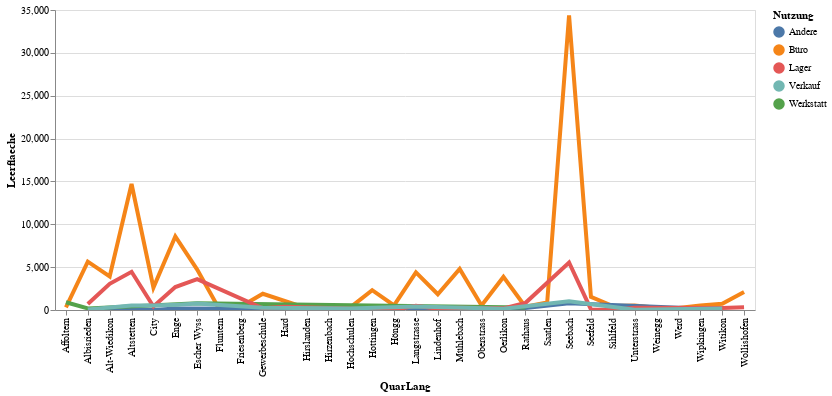

The cell this chart's notebook holds for it:
### Code cell
# df_statzonen = df_statzonen[(df_statzonen.knr>0) & (df_statzonen.qname!="Hirslanden")]
#aktuellesJahr[[aktuellesJahr.KreisSort =7]])
highlight = alt.selection(type='single', on='mouseover',
                          fields=['Nutzung'], nearest=True)
#x='date:StichtagDatJahr',
base = alt.Chart(mySelection).encode(
    x='QuarLang',
    y='Leerflaeche',
    color='Nutzung'
)

points = base.mark_circle().encode(
    opacity=alt.value(0)
).add_selection(
    highlight
).properties(
    width=700 , height=300
)
lines = base.mark_line().encode(
    size=alt.condition(~highlight, alt.value(1.5), alt.value(4))
).interactive()

points + lines

### Figure 1 — Vega-Lite specification as saved in the notebook (floating-point values rounded to 4 significant figures)
{"config": {"view": {"continuousWidth": 400, "continuousHeight": 300}}, "layer": [{"mark": "circle", "encoding": {"color": {"type": "nominal", "field": "Nutzung"}, "opacity": {"value": 0}, "x": {"type": "nominal", "field": "QuarLang"}, "y": {"type": "quantitative", "field": "Leerflaeche"}}, "height": 300, "selection": {"selector001": {"type": "single", "on": "mouseover", "fields": ["Nutzung"], "nearest": true}}, "width": 700}, {"mark": "line", "encoding": {"color": {"type": "nominal", "field": "Nutzung"}, "size": {"condition": {"value": 1.5, "selection": {"not": "selector001"}}, "value": 4}, "x": {"type": "nominal", "field": "QuarLang"}, "y": {"type": "quantitative", "field": "Leerflaeche"}}, "selection": {"selector002": {"type": "interval", "bind": "scales", "encodings": ["x", "y"]}}}], "data": {"name": "data-78bf3e69e90e08770d0697e4d06d3152"}, "$schema": "https://vega.github.io/schema/vega-lite/v4.8.1.json", "datasets": {"data-78bf3e69e90e08770d0697e4d06d3152": [{"StichtagDatJahr": "2021-01-01T00:00:00", "QuarSort": 11, "QuarLang": "Rathaus", "KreisSort": 1, "KreisLang": "Kreis 1", "Nutzung": "Büro", "Leerflaeche": 373, "BueroNettofl": 104000.0, "BueroLeerProz": 0.4}, {"StichtagDatJahr": "2021-01-01T00:00:00", "QuarSort": 11, "QuarLang": "Rathaus", "KreisSort": 1, "KreisLang": "Kreis 1", "Nutzung": "Andere", "Leerflaeche": 245, "BueroNettofl": null, "BueroLeerProz": null}, {"StichtagDatJahr": "2021-01-01T00:00:00", "QuarSort": 11, "QuarLang": "Rathaus", "KreisSort": 1, "KreisLang": "Kreis 1", "Nutzung": "Werkstatt", "Leerflaeche": 304, "BueroNettofl": null, "BueroLeerProz": null}, {"StichtagDatJahr": "2021-01-01T00:00:00", "QuarSort": 11, "QuarLang": "Rathaus", "KreisSort": 1, "KreisLang": "Kreis 1", "Nutzung": "Lager", "Leerflaeche": 809, "BueroNettofl": null, "BueroLeerProz": null}, {"StichtagDatJahr": "2021-01-01T00:00:00", "QuarSort": 12, "QuarLang": "Hochschulen", "KreisSort": 1, "KreisLang": "Kreis 1", "Nutzung": "Verkauf", "Leerflaeche": 170, "BueroNettofl": null, "BueroLeerProz": null}, {"StichtagDatJahr": "2021-01-01T00:00:00", "QuarSort": 12, "QuarLang": "Hochschulen", "KreisSort": 1, "KreisLang": "Kreis 1", "Nutzung": "Büro", "Leerflaeche": 300, "BueroNettofl": 194600.0, "BueroLeerProz": 0.2}, {"StichtagDatJahr": "2021-01-01T00:00:00", "QuarSort": 13, "QuarLang": "Lindenhof", "KreisSort": 1, "KreisLang": "Kreis 1", "Nutzung": "Lager", "Leerflaeche": 138, "BueroNettofl": null, "BueroLeerProz": null}, {"StichtagDatJahr": "2021-01-01T00:00:00", "QuarSort": 13, "QuarLang": "Lindenhof", "KreisSort": 1, "KreisLang": "Kreis 1", "Nutzung": "Büro", "Leerflaeche": 1843, "BueroNettofl": 193200.0, "BueroLeerProz": 1.0}, {"StichtagDatJahr": "2021-01-01T00:00:00", "QuarSort": 14, "QuarLang": "City", "KreisSort": 1, "KreisLang": "Kreis 1", "Nutzung": "Büro", "Leerflaeche": 2618, "BueroNettofl": 404800.0, "BueroLeerProz": 0.6}, {"StichtagDatJahr": "2021-01-01T00:00:00", "QuarSort": 14, "QuarLang": "City", "KreisSort": 1, "KreisLang": "Kreis 1", "Nutzung": "Andere", "Leerflaeche": 7, "BueroNettofl": null, "BueroLeerProz": null}, {"StichtagDatJahr": "2021-01-01T00:00:00", "QuarSort": 14, "QuarLang": "City", "KreisSort": 1, "KreisLang": "Kreis 1", "Nutzung": "Verkauf", "Leerflaeche": 539, "BueroNettofl": null, "BueroLeerProz": null}, {"StichtagDatJahr": "2021-01-01T00:00:00", "QuarSort": 14, "QuarLang": "City", "KreisSort": 1, "KreisLang": "Kreis 1", "Nutzung": "Lager", "Leerflaeche": 411, "BueroNettofl": null, "BueroLeerProz": null}, {"StichtagDatJahr": "2021-01-01T00:00:00", "QuarSort": 21, "QuarLang": "Wollishofen", "KreisSort": 2, "KreisLang": "Kreis 2", "Nutzung": "Lager", "Leerflaeche": 324, "BueroNettofl": null, "BueroLeerProz": null}, {"StichtagDatJahr": "2021-01-01T00:00:00", "QuarSort": 21, "QuarLang": "Wollishofen", "KreisSort": 2, "KreisLang": "Kreis 2", "Nutzung": "Büro", "Leerflaeche": 2098, "BueroNettofl": 87150.0, "BueroLeerProz": 2.4}, {"StichtagDatJahr": "2021-01-01T00:00:00", "QuarSort": 24, "QuarLang": "Enge", "KreisSort": 2, "KreisLang": "Kreis 2", "Nutzung": "Andere", "Leerflaeche": 170, "BueroNettofl": null, "BueroLeerProz": null}, {"StichtagDatJahr": "2021-01-01T00:00:00", "QuarSort": 24, "QuarLang": "Enge", "KreisSort": 2, "KreisLang": "Kreis 2", "Nutzung": "Verkauf", "Leerflaeche": 598, "BueroNettofl": null, "BueroLeerProz": null}, {"StichtagDatJahr": "2021-01-01T00:00:00", "QuarSort": 24, "QuarLang": "Enge", "KreisSort": 2, "KreisLang": "Kreis 2", "Nutzung": "Lager", "Leerflaeche": 2670, "BueroNettofl": null, "BueroLeerProz": null}, {"StichtagDatJahr": "2021-01-01T00:00:00", "QuarSort": 24, "QuarLang": "Enge", "KreisSort": 2, "KreisLang": "Kreis 2", "Nutzung": "Büro", "Leerflaeche": 8590, "BueroNettofl": 535100.0, "BueroLeerProz": 1.6}, {"StichtagDatJahr": "2021-01-01T00:00:00", "QuarSort": 31, "QuarLang": "Alt-Wiedikon", "KreisSort": 3, "KreisLang": "Kreis 3", "Nutzung": "Lager", "Leerflaeche": 3051, "BueroNettofl": null, "BueroLeerProz": null}, {"StichtagDatJahr": "2021-01-01T00:00:00", "QuarSort": 31, "QuarLang": "Alt-Wiedikon", "KreisSort": 3, "KreisLang": "Kreis 3", "Nutzung": "Büro", "Leerflaeche": 3918, "BueroNettofl": 427100.0, "BueroLeerProz": 0.9}, {"StichtagDatJahr": "2021-01-01T00:00:00", "QuarSort": 33, "QuarLang": "Friesenberg", "KreisSort": 3, "KreisLang": "Kreis 3", "Nutzung": "Büro", "Leerflaeche": 398, "BueroNettofl": 14270.0, "BueroLeerProz": 2.8}, {"StichtagDatJahr": "2021-01-01T00:00:00", "QuarSort": 34, "QuarLang": "Sihlfeld", "KreisSort": 3, "KreisLang": "Kreis 3", "Nutzung": "Lager", "Leerflaeche": 14, "BueroNettofl": null, "BueroLeerProz": null}, {"StichtagDatJahr": "2021-01-01T00:00:00", "QuarSort": 34, "QuarLang": "Sihlfeld", "KreisSort": 3, "KreisLang": "Kreis 3", "Nutzung": "Büro", "Leerflaeche": 468, "BueroNettofl": 109700.0, "BueroLeerProz": 0.4}, {"StichtagDatJahr": "2021-01-01T00:00:00", "QuarSort": 41, "QuarLang": "Werd", "KreisSort": 4, "KreisLang": "Kreis 4", "Nutzung": "Büro", "Leerflaeche": 225, "BueroNettofl": 142300.0, "BueroLeerProz": 0.2}, {"StichtagDatJahr": "2021-01-01T00:00:00", "QuarSort": 42, "QuarLang": "Langstrasse", "KreisSort": 4, "KreisLang": "Kreis 4", "Nutzung": "Andere", "Leerflaeche": 37, "BueroNettofl": null, "BueroLeerProz": null}, {"StichtagDatJahr": "2021-01-01T00:00:00", "QuarSort": 42, "QuarLang": "Langstrasse", "KreisSort": 4, "KreisLang": "Kreis 4", "Nutzung": "Verkauf", "Leerflaeche": 417, "BueroNettofl": null, "BueroLeerProz": null}, {"StichtagDatJahr": "2021-01-01T00:00:00", "QuarSort": 42, "QuarLang": "Langstrasse", "KreisSort": 4, "KreisLang": "Kreis 4", "Nutzung": "Lager", "Leerflaeche": 504, "BueroNettofl": null, "BueroLeerProz": null}, {"StichtagDatJahr": "2021-01-01T00:00:00", "QuarSort": 42, "QuarLang": "Langstrasse", "KreisSort": 4, "KreisLang": "Kreis 4", "Nutzung": "Büro", "Leerflaeche": 4390, "BueroNettofl": 378100.0, "BueroLeerProz": 1.2}, {"StichtagDatJahr": "2021-01-01T00:00:00", "QuarSort": 44, "QuarLang": "Hard", "KreisSort": 4, "KreisLang": "Kreis 4", "Nutzung": "Lager", "Leerflaeche": 366, "BueroNettofl": null, "BueroLeerProz": null}, {"StichtagDatJahr": "2021-01-01T00:00:00", "QuarSort": 51, "QuarLang": "Gewerbeschule", "KreisSort": 5, "KreisLang": "Kreis 5", "Nutzung": "Verkauf", "Leerflaeche": 250, "BueroNettofl": null, "BueroLeerProz": null}, {"StichtagDatJahr": "2021-01-01T00:00:00", "QuarSort": 51, "QuarLang": "Gewerbeschule", "KreisSort": 5, "KreisLang": "Kreis 5", "Nutzung": "Lager", "Leerflaeche": 193, "BueroNettofl": null, "BueroLeerProz": null}, {"StichtagDatJahr": "2021-01-01T00:00:00", "QuarSort": 51, "QuarLang": "Gewerbeschule", "KreisSort": 5, "KreisLang": "Kreis 5", "Nutzung": "Büro", "Leerflaeche": 1892, "BueroNettofl": 247600.0, "BueroLeerProz": 0.8}, {"StichtagDatJahr": "2021-01-01T00:00:00", "QuarSort": 52, "QuarLang": "Escher Wyss", "KreisSort": 5, "KreisLang": "Kreis 5", "Nutzung": "Werkstatt", "Leerflaeche": 793, "BueroNettofl": null, "BueroLeerProz": null}, {"StichtagDatJahr": "2021-01-01T00:00:00", "QuarSort": 52, "QuarLang": "Escher Wyss", "KreisSort": 5, "KreisLang": "Kreis 5", "Nutzung": "Verkauf", "Leerflaeche": 763, "BueroNettofl": null, "BueroLeerProz": null}, {"StichtagDatJahr": "2021-01-01T00:00:00", "QuarSort": 52, "QuarLang": "Escher Wyss", "KreisSort": 5, "KreisLang": "Kreis 5", "Nutzung": "Lager", "Leerflaeche": 3596, "BueroNettofl": null, "BueroLeerProz": null}, {"StichtagDatJahr": "2021-01-01T00:00:00", "QuarSort": 52, "QuarLang": "Escher Wyss", "KreisSort": 5, "KreisLang": "Kreis 5", "Nutzung": "Büro", "Leerflaeche": 4710, "BueroNettofl": 524100.0, "BueroLeerProz": 0.9}, {"StichtagDatJahr": "2021-01-01T00:00:00", "QuarSort": 61, "QuarLang": "Unterstrass", "KreisSort": 6, "KreisLang": "Kreis 6", "Nutzung": "Verkauf", "Leerflaeche": 20, "BueroNettofl": null, "BueroLeerProz": null}, {"StichtagDatJahr": "2021-01-01T00:00:00", "QuarSort": 61, "QuarLang": "Unterstrass", "KreisSort": 6, "KreisLang": "Kreis 6", "Nutzung": "Lager", "Leerflaeche": 259, "BueroNettofl": null, "BueroLeerProz": null}, {"StichtagDatJahr": "2021-01-01T00:00:00", "QuarSort": 61, "QuarLang": "Unterstrass", "KreisSort": 6, "KreisLang": "Kreis 6", "Nutzung": "Büro", "Leerflaeche": 526, "BueroNettofl": 194000.0, "BueroLeerProz": 0.3}, {"StichtagDatJahr": "2021-01-01T00:00:00", "QuarSort": 63, "QuarLang": "Oberstrass", "KreisSort": 6, "KreisLang": "Kreis 6", "Nutzung": "Büro", "Leerflaeche": 524, "BueroNettofl": 306900.0, "BueroLeerProz": 0.2}, {"StichtagDatJahr": "2021-01-01T00:00:00", "QuarSort": 71, "QuarLang": "Fluntern", "KreisSort": 7, "KreisLang": "Kreis 7", "Nutzung": "Büro", "Leerflaeche": 148, "BueroNettofl": 128000.0, "BueroLeerProz": 0.1}, {"StichtagDatJahr": "2021-01-01T00:00:00", "QuarSort": 72, "QuarLang": "Hottingen", "KreisSort": 7, "KreisLang": "Kreis 7", "Nutzung": "Andere", "Leerflaeche": 120, "BueroNettofl": null, "BueroLeerProz": null}, {"StichtagDatJahr": "2021-01-01T00:00:00", "QuarSort": 72, "QuarLang": "Hottingen", "KreisSort": 7, "KreisLang": "Kreis 7", "Nutzung": "Lager", "Leerflaeche": 86, "BueroNettofl": null, "BueroLeerProz": null}, {"StichtagDatJahr": "2021-01-01T00:00:00", "QuarSort": 72, "QuarLang": "Hottingen", "KreisSort": 7, "KreisLang": "Kreis 7", "Nutzung": "Büro", "Leerflaeche": 2318, "BueroNettofl": 167500.0, "BueroLeerProz": 1.4}, {"StichtagDatJahr": "2021-01-01T00:00:00", "QuarSort": 73, "QuarLang": "Hirslanden", "KreisSort": 7, "KreisLang": "Kreis 7", "Nutzung": "Büro", "Leerflaeche": 224, "BueroNettofl": 51120.0, "BueroLeerProz": 0.4}, {"StichtagDatJahr": "2021-01-01T00:00:00", "QuarSort": 74, "QuarLang": "Witikon", "KreisSort": 7, "KreisLang": "Kreis 7", "Nutzung": "Andere", "Leerflaeche": 50, "BueroNettofl": null, "BueroLeerProz": null}, {"StichtagDatJahr": "2021-01-01T00:00:00", "QuarSort": 74, "QuarLang": "Witikon", "KreisSort": 7, "KreisLang": "Kreis 7", "Nutzung": "Verkauf", "Leerflaeche": 165, "BueroNettofl": null, "BueroLeerProz": null}, {"StichtagDatJahr": "2021-01-01T00:00:00", "QuarSort": 74, "QuarLang": "Witikon", "KreisSort": 7, "KreisLang": "Kreis 7", "Nutzung": "Lager", "Leerflaeche": 235, "BueroNettofl": null, "BueroLeerProz": null}, {"StichtagDatJahr": "2021-01-01T00:00:00", "QuarSort": 74, "QuarLang": "Witikon", "KreisSort": 7, "KreisLang": "Kreis 7", "Nutzung": "Büro", "Leerflaeche": 720, "BueroNettofl": 10830.0, "BueroLeerProz": 6.6}, {"StichtagDatJahr": "2021-01-01T00:00:00", "QuarSort": 81, "QuarLang": "Seefeld", "KreisSort": 8, "KreisLang": "Kreis 8", "Nutzung": "Lager", "Leerflaeche": 66, "BueroNettofl": null, "BueroLeerProz": null}, {"StichtagDatJahr": "2021-01-01T00:00:00", "QuarSort": 81, "QuarLang": "Seefeld", "KreisSort": 8, "KreisLang": "Kreis 8", "Nutzung": "Büro", "Leerflaeche": 1520, "BueroNettofl": 168000.0, "BueroLeerProz": 0.9}, {"StichtagDatJahr": "2021-01-01T00:00:00", "QuarSort": 82, "QuarLang": "Mühlebach", "KreisSort": 8, "KreisLang": "Kreis 8", "Nutzung": "Lager", "Leerflaeche": 252, "BueroNettofl": null, "BueroLeerProz": null}, {"StichtagDatJahr": "2021-01-01T00:00:00", "QuarSort": 82, "QuarLang": "Mühlebach", "KreisSort": 8, "KreisLang": "Kreis 8", "Nutzung": "Büro", "Leerflaeche": 4795, "BueroNettofl": 170100.0, "BueroLeerProz": 2.8}, {"StichtagDatJahr": "2021-01-01T00:00:00", "QuarSort": 83, "QuarLang": "Weinegg", "KreisSort": 8, "KreisLang": "Kreis 8", "Nutzung": "Büro", "Leerflaeche": 265, "BueroNettofl": 62550.0, "BueroLeerProz": 0.4}, {"StichtagDatJahr": "2021-01-01T00:00:00", "QuarSort": 91, "QuarLang": "Albisrieden", "KreisSort": 9, "KreisLang": "Kreis 9", "Nutzung": "Andere", "Leerflaeche": 65, "BueroNettofl": null, "BueroLeerProz": null}, {"StichtagDatJahr": "2021-01-01T00:00:00", "QuarSort": 91, "QuarLang": "Albisrieden", "KreisSort": 9, "KreisLang": "Kreis 9", "Nutzung": "Werkstatt", "Leerflaeche": 185, "BueroNettofl": null, "BueroLeerProz": null}, {"StichtagDatJahr": "2021-01-01T00:00:00", "QuarSort": 91, "QuarLang": "Albisrieden", "KreisSort": 9, "KreisLang": "Kreis 9", "Nutzung": "Verkauf", "Leerflaeche": 73, "BueroNettofl": null, "BueroLeerProz": null}, {"StichtagDatJahr": "2021-01-01T00:00:00", "QuarSort": 91, "QuarLang": "Albisrieden", "KreisSort": 9, "KreisLang": "Kreis 9", "Nutzung": "Lager", "Leerflaeche": 702, "BueroNettofl": null, "BueroLeerProz": null}, {"StichtagDatJahr": "2021-01-01T00:00:00", "QuarSort": 91, "QuarLang": "Albisrieden", "KreisSort": 9, "KreisLang": "Kreis 9", "Nutzung": "Büro", "Leerflaeche": 5634, "BueroNettofl": 120100.0, "BueroLeerProz": 4.7}, {"StichtagDatJahr": "2021-01-01T00:00:00", "QuarSort": 92, "QuarLang": "Altstetten", "KreisSort": 9, "KreisLang": "Kreis 9", "Nutzung": "Andere", "Leerflaeche": 150, "BueroNettofl": null, "BueroLeerProz": null}, {"StichtagDatJahr": "2021-01-01T00:00:00", "QuarSort": 92, "QuarLang": "Altstetten", "KreisSort": 9, "KreisLang": "Kreis 9", "Nutzung": "Verkauf", "Leerflaeche": 534, "BueroNettofl": null, "BueroLeerProz": null}, {"StichtagDatJahr": "2021-01-01T00:00:00", "QuarSort": 92, "QuarLang": "Altstetten", "KreisSort": 9, "KreisLang": "Kreis 9", "Nutzung": "Lager", "Leerflaeche": 4457, "BueroNettofl": null, "BueroLeerProz": null}, {"StichtagDatJahr": "2021-01-01T00:00:00", "QuarSort": 92, "QuarLang": "Altstetten", "KreisSort": 9, "KreisLang": "Kreis 9", "Nutzung": "Büro", "Leerflaeche": 14701, "BueroNettofl": 582500.0, "BueroLeerProz": 2.5}, {"StichtagDatJahr": "2021-01-01T00:00:00", "QuarSort": 101, "QuarLang": "Höngg", "KreisSort": 10, "KreisLang": "Kreis 10", "Nutzung": "Andere", "Leerflaeche": 74, "BueroNettofl": null, "BueroLeerProz": null}, {"StichtagDatJahr": "2021-01-01T00:00:00", "QuarSort": 101, "QuarLang": "Höngg", "KreisSort": 10, "KreisLang": "Kreis 10", "Nutzung": "Lager", "Leerflaeche": 40, "BueroNettofl": null, "BueroLeerProz": null}, {"StichtagDatJahr": "2021-01-01T00:00:00", "QuarSort": 101, "QuarLang": "Höngg", "KreisSort": 10, "KreisLang": "Kreis 10", "Nutzung": "Büro", "Leerflaeche": 535, "BueroNettofl": 210000.0, "BueroLeerProz": 0.3}, {"StichtagDatJahr": "2021-01-01T00:00:00", "QuarSort": 102, "QuarLang": "Wipkingen", "KreisSort": 10, "KreisLang": "Kreis 10", "Nutzung": "Büro", "Leerflaeche": 517, "BueroNettofl": 53040.0, "BueroLeerProz": 1.0}, {"StichtagDatJahr": "2021-01-01T00:00:00", "QuarSort": 111, "QuarLang": "Affoltern", "KreisSort": 11, "KreisLang": "Kreis 11", "Nutzung": "Werkstatt", "Leerflaeche": 900, "BueroNettofl": null, "BueroLeerProz": null}, {"StichtagDatJahr": "2021-01-01T00:00:00", "QuarSort": 111, "QuarLang": "Affoltern", "KreisSort": 11, "KreisLang": "Kreis 11", "Nutzung": "Büro", "Leerflaeche": 298, "BueroNettofl": 22970.0, "BueroLeerProz": 1.3}, {"StichtagDatJahr": "2021-01-01T00:00:00", "QuarSort": 115, "QuarLang": "Oerlikon", "KreisSort": 11, "KreisLang": "Kreis 11", "Nutzung": "Andere", "Leerflaeche": 100, "BueroNettofl": null, "BueroLeerProz": null}, {"StichtagDatJahr": "2021-01-01T00:00:00", "QuarSort": 115, "QuarLang": "Oerlikon", "KreisSort": 11, "KreisLang": "Kreis 11", "Nutzung": "Verkauf", "Leerflaeche": 141, "BueroNettofl": null, "BueroLeerProz": null}, {"StichtagDatJahr": "2021-01-01T00:00:00", "QuarSort": 115, "QuarLang": "Oerlikon", "KreisSort": 11, "KreisLang": "Kreis 11", "Nutzung": "Lager", "Leerflaeche": 196, "BueroNettofl": null, "BueroLeerProz": null}, {"StichtagDatJahr": "2021-01-01T00:00:00", "QuarSort": 115, "QuarLang": "Oerlikon", "KreisSort": 11, "KreisLang": "Kreis 11", "Nutzung": "Büro", "Leerflaeche": 3858, "BueroNettofl": 334000.0, "BueroLeerProz": 1.2}, {"StichtagDatJahr": "2021-01-01T00:00:00", "QuarSort": 119, "QuarLang": "Seebach", "KreisSort": 11, "KreisLang": "Kreis 11", "Nutzung": "Andere", "Leerflaeche": 781, "BueroNettofl": null, "BueroLeerProz": null}, {"StichtagDatJahr": "2021-01-01T00:00:00", "QuarSort": 119, "QuarLang": "Seebach", "KreisSort": 11, "KreisLang": "Kreis 11", "Nutzung": "Verkauf", "Leerflaeche": 1031, "BueroNettofl": null, "BueroLeerProz": null}, {"StichtagDatJahr": "2021-01-01T00:00:00", "QuarSort": 119, "QuarLang": "Seebach", "KreisSort": 11, "KreisLang": "Kreis 11", "Nutzung": "Lager", "Leerflaeche": 5544, "BueroNettofl": null, "BueroLeerProz": null}, {"StichtagDatJahr": "2021-01-01T00:00:00", "QuarSort": 119, "QuarLang": "Seebach", "KreisSort": 11, "KreisLang": "Kreis 11", "Nutzung": "Büro", "Leerflaeche": 34374, "BueroNettofl": 527200.0, "BueroLeerProz": 6.5}, {"StichtagDatJahr": "2021-01-01T00:00:00", "QuarSort": 121, "QuarLang": "Saatlen", "KreisSort": 12, "KreisLang": "Kreis 12", "Nutzung": "Büro", "Leerflaeche": 892, "BueroNettofl": 13970.0, "BueroLeerProz": 6.4}, {"StichtagDatJahr": "2021-01-01T00:00:00", "QuarSort": 123, "QuarLang": "Hirzenbach", "KreisSort": 12, "KreisLang": "Kreis 12", "Nutzung": "Verkauf", "Leerflaeche": 218, "BueroNettofl": null, "BueroLeerProz": null}]}}
